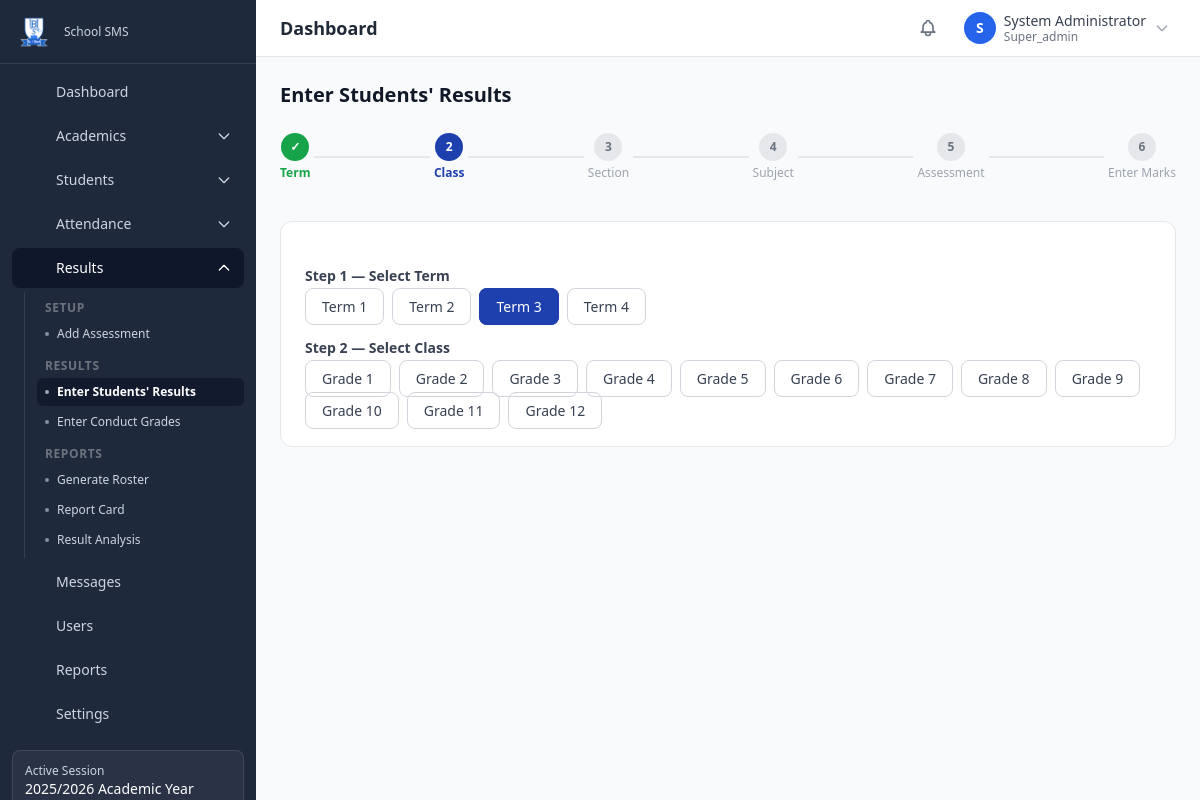
/exams/enter-results (signed in), run on the app's committed database.
### tables this page shows
CREATE TABLE IF NOT EXISTS `academic_sessions` (
    `id` BIGINT UNSIGNED NOT NULL AUTO_INCREMENT,
    `name` VARCHAR(100) NOT NULL,
    `slug` VARCHAR(100) NOT NULL,
    `start_date` DATE NOT NULL,
    `end_date` DATE NOT NULL,
    `is_active` TINYINT(1) NOT NULL DEFAULT 0,
    `created_at` DATETIME NOT NULL DEFAULT CURRENT_TIMESTAMP,
    `updated_at` DATETIME NOT NULL DEFAULT CURRENT_TIMESTAMP ON UPDATE CURRENT_TIMESTAMP,
    PRIMARY KEY (`id`),
    UNIQUE KEY `uk_sessions_slug` (`slug`),
    INDEX `idx_sessions_active` (`is_active`)
);

CREATE TABLE IF NOT EXISTS `terms` (
    `id` BIGINT UNSIGNED NOT NULL AUTO_INCREMENT,
    `session_id` BIGINT UNSIGNED NOT NULL,
    `name` VARCHAR(100) NOT NULL,
    `slug` VARCHAR(100) NOT NULL,
    `start_date` DATE NOT NULL,
    `end_date` DATE NOT NULL,
    `is_active` TINYINT(1) NOT NULL DEFAULT 0,
    `sort_order` INT UNSIGNED NOT NULL DEFAULT 0,
    `created_at` DATETIME NOT NULL DEFAULT CURRENT_TIMESTAMP,
    `updated_at` DATETIME NOT NULL DEFAULT CURRENT_TIMESTAMP ON UPDATE CURRENT_TIMESTAMP,
    PRIMARY KEY (`id`),
    UNIQUE KEY `uk_terms_session_slug` (`session_id`, `slug`),
    INDEX `idx_terms_active` (`is_active`),
    CONSTRAINT `fk_terms_session` FOREIGN KEY (`session_id`) REFERENCES `academic_sessions`(`id`) ON DELETE CASCADE
);

CREATE TABLE IF NOT EXISTS `classes` (
    `id` BIGINT UNSIGNED NOT NULL AUTO_INCREMENT,
    `name` VARCHAR(100) NOT NULL,
    `slug` VARCHAR(100) NOT NULL,
    `numeric_name` INT UNSIGNED DEFAULT NULL,
    `description` VARCHAR(255) DEFAULT NULL,
    `sort_order` INT UNSIGNED NOT NULL DEFAULT 0,
    `is_active` TINYINT(1) NOT NULL DEFAULT 1,
    `status` ENUM('active','inactive') NOT NULL DEFAULT 'active',
    `created_at` DATETIME NOT NULL DEFAULT CURRENT_TIMESTAMP,
    `updated_at` DATETIME NOT NULL DEFAULT CURRENT_TIMESTAMP ON UPDATE CURRENT_TIMESTAMP,
    PRIMARY KEY (`id`),
    UNIQUE KEY `uk_classes_slug` (`slug`)
);

### modules/exams/views/enter_results.php (the view, shortened to what the rows shown need)
<?php
$activeSession = get_active_session();
$sessionId     = $activeSession['id'] ?? 0;
$allClasses  = db_fetch_all("SELECT id, name FROM classes WHERE is_active=1 ORDER BY sort_order");
$allTerms    = $sessionId
    ? db_fetch_all("SELECT id, name FROM terms WHERE session_id=? ORDER BY sort_order", [$sessionId])
    : [];
$activeTerm = get_active_term();
$selTerm    = input_int('term_id') ?: ($activeTerm['id'] ?? 0);
$step = 1;
if ($selTerm)       $step = 2;
$students   = [];
?>
<div class="max-w-4xl mx-auto">
    <h1 class="text-xl font-bold text-gray-900 mb-6">Enter Students' Results</h1>
    <div class="bg-white rounded-xl border border-gray-200 p-6">
    <?php if ($step <= 5): ?>
    <form method="GET" class="space-y-5">
        <div>
            <div class="flex flex-wrap gap-2">
                <?php foreach ($allTerms as $t): ?>
                    <label class="cursor-pointer">
                        <span class="px-4 py-2 rounded-lg border text-sm font-medium transition
                                     peer-checked:bg-primary-800 peer-checked:text-white peer-checked:border-primary-800
                                     border-gray-300 text-gray-700 hover:bg-gray-50">
                            <?= e($t['name']) ?>
                        </span>
                    </label>
                <?php endforeach; ?>
            </div>
        </div>
        <?php if ($selTerm): ?>
        <div>
            <div class="flex flex-wrap gap-2">
                <?php foreach ($allClasses as $c): ?>
                    <label class="cursor-pointer">
                        <span class="px-4 py-2 rounded-lg border text-sm font-medium transition
                                     peer-checked:bg-primary-800 peer-checked:text-white peer-checked:border-primary-800
                                     border-gray-300 text-gray-700 hover:bg-gray-50">
                            <?= e($c['name']) ?>
                        </span>
                    </label>
                <?php endforeach; ?>
            </div>
        </div>
        <?php endif; ?>
    </form>
    <?php elseif ($step === 6 && empty($students)): ?>
    <div class="text-center py-12 text-gray-400">No students found for the selected class/section.</div>
    <?php else: ?>
    <div class="text-center py-12 text-gray-400 text-sm">Complete the steps above to enter results.</div>
    <?php endif; ?>
    </div>
</div>
<?php
require APP_ROOT . '/templates/layout.php';

### templates/partials/sidebar.php (shortened to what the rows shown need)
<aside id="sidebar" class="fixed inset-y-0 left-0 z-40 w-64 bg-sidebar-bg sidebar-transition transform -translate-x-full lg:translate-x-0 overflow-y-auto no-print">
    <?php $activeSession = get_active_session(); ?>
    <?php if ($activeSession): ?>
    <div class="mx-3 mb-4 p-3 rounded-lg bg-white/5 border border-white/10">
        <p class="text-xs text-sidebar-text">Active Session</p>
        <p class="text-sm text-white font-medium"><?= e($activeSession['name']) ?></p>
    </div>
    <?php endif; ?>
</aside>

### data on the page
academic_sessions: name "2025/2026 Academic Year"
terms: name "Term 1"
terms: name "Term 2"
terms: name "Term 3"
terms: name "Term 4"
classes: name "Grade 1"
classes: name "Grade 2"
classes: name "Grade 3"
classes: name "Grade 4"
classes: name "Grade 5"
classes: name "Grade 6"
classes: name "Grade 7"
classes: name "Grade 8"
classes: name "Grade 9"
classes: name "Grade 10"
classes: name "Grade 11"
classes: name "Grade 12"

### other printed values
$item['label'] "Dashboard"
$item['label'] "Academics"
$item['label'] "Students"
$item['label'] "Attendance"
$item['label'] "Results"
$groupLabel "SETUP"
$child['label'] "Add Assessment"
$groupLabel "RESULTS"
$child['label'] "Enter Students' Results"
$child['label'] "Enter Conduct Grades"
$groupLabel "REPORTS"
$child['label'] "Generate Roster"
$child['label'] "Report Card"
$child['label'] "Result Analysis"
$item['label'] "Messages"
